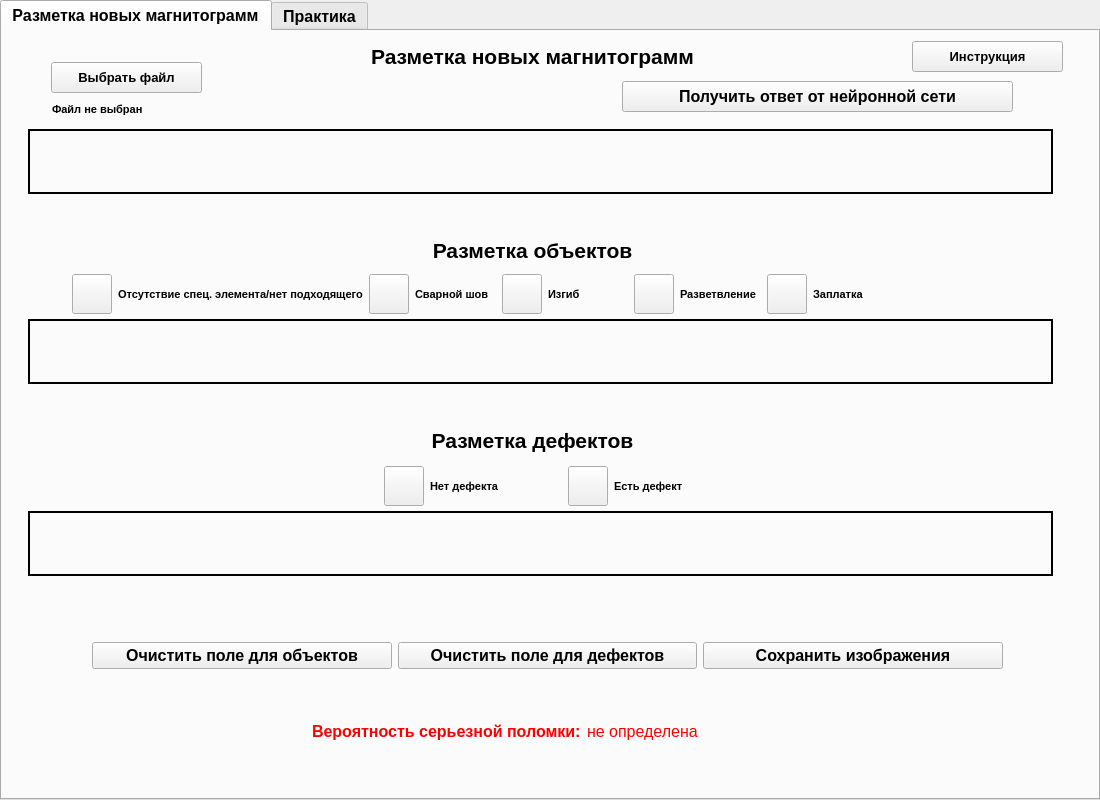
<?xml version="1.0" encoding="UTF-8"?>
<ui version="4.0">
 <class>MainWindow</class>
 <widget class="QMainWindow" name="MainWindow">
  <property name="geometry">
   <rect>
    <x>0</x>
    <y>0</y>
    <width>1100</width>
    <height>800</height>
   </rect>
  </property>
  <property name="minimumSize">
   <size>
    <width>1100</width>
    <height>800</height>
   </size>
  </property>
  <property name="maximumSize">
   <size>
    <width>1100</width>
    <height>800</height>
   </size>
  </property>
  <property name="windowTitle">
   <string>Главная</string>
  </property>
  <widget class="QWidget" name="centralwidget">
   <widget class="QTabWidget" name="tabWidget">
    <property name="enabled">
     <bool>true</bool>
    </property>
    <property name="geometry">
     <rect>
      <x>0</x>
      <y>0</y>
      <width>1100</width>
      <height>800</height>
     </rect>
    </property>
    <property name="minimumSize">
     <size>
      <width>800</width>
      <height>700</height>
     </size>
    </property>
    <property name="maximumSize">
     <size>
      <width>1100</width>
      <height>800</height>
     </size>
    </property>
    <property name="font">
     <font>
      <family>Arial</family>
      <pointsize>12</pointsize>
      <weight>75</weight>
      <bold>true</bold>
     </font>
    </property>
    <property name="currentIndex">
     <number>0</number>
    </property>
    <widget class="QWidget" name="tab">
     <attribute name="title">
      <string>Разметка новых магнитограмм</string>
     </attribute>
     <widget class="QLabel" name="label">
      <property name="geometry">
       <rect>
        <x>310</x>
        <y>10</y>
        <width>441</width>
        <height>31</height>
       </rect>
      </property>
      <property name="font">
       <font>
        <pointsize>16</pointsize>
       </font>
      </property>
      <property name="text">
       <string>Разметка новых магнитограмм</string>
      </property>
      <property name="alignment">
       <set>Qt::AlignCenter</set>
      </property>
     </widget>
     <widget class="QPushButton" name="pushButton_30">
      <property name="geometry">
       <rect>
        <x>49</x>
        <y>31</y>
        <width>151</width>
        <height>31</height>
       </rect>
      </property>
      <property name="font">
       <font>
        <family>Arial</family>
        <pointsize>10</pointsize>
        <weight>75</weight>
        <bold>true</bold>
       </font>
      </property>
      <property name="text">
       <string>Выбрать файл</string>
      </property>
     </widget>
     <widget class="QLabel" name="label_82">
      <property name="geometry">
       <rect>
        <x>50</x>
        <y>70</y>
        <width>211</width>
        <height>16</height>
       </rect>
      </property>
      <property name="font">
       <font>
        <family>Arial</family>
        <pointsize>8</pointsize>
        <weight>75</weight>
        <bold>true</bold>
       </font>
      </property>
      <property name="text">
       <string>Файл не выбран</string>
      </property>
     </widget>
     <widget class="QWidget" name="horizontalLayoutWidget">
      <property name="geometry">
       <rect>
        <x>70</x>
        <y>238</y>
        <width>821</width>
        <height>51</height>
       </rect>
      </property>
      <layout class="QHBoxLayout" name="horizontalLayout">
       <item>
        <widget class="QPushButton" name="colorButton_3">
         <property name="sizePolicy">
          <sizepolicy hsizetype="Fixed" vsizetype="Fixed">
           <horstretch>0</horstretch>
           <verstretch>0</verstretch>
          </sizepolicy>
         </property>
         <property name="minimumSize">
          <size>
           <width>20</width>
           <height>20</height>
          </size>
         </property>
         <property name="maximumSize">
          <size>
           <width>40</width>
           <height>40</height>
          </size>
         </property>
         <property name="styleSheet">
          <string notr="true"/>
         </property>
         <property name="text">
          <string/>
         </property>
        </widget>
       </item>
       <item>
        <widget class="QLabel" name="label_85">
         <property name="font">
          <font>
           <family>Arial</family>
           <pointsize>8</pointsize>
           <weight>75</weight>
           <bold>true</bold>
          </font>
         </property>
         <property name="text">
          <string>Отсутствие спец. элемента/нет подходящего</string>
         </property>
        </widget>
       </item>
       <item>
        <widget class="QPushButton" name="colorButton_2">
         <property name="sizePolicy">
          <sizepolicy hsizetype="Fixed" vsizetype="Fixed">
           <horstretch>0</horstretch>
           <verstretch>0</verstretch>
          </sizepolicy>
         </property>
         <property name="minimumSize">
          <size>
           <width>20</width>
           <height>20</height>
          </size>
         </property>
         <property name="maximumSize">
          <size>
           <width>40</width>
           <height>40</height>
          </size>
         </property>
         <property name="styleSheet">
          <string notr="true"/>
         </property>
         <property name="text">
          <string/>
         </property>
        </widget>
       </item>
       <item>
        <widget class="QLabel" name="label_84">
         <property name="font">
          <font>
           <family>Arial</family>
           <pointsize>8</pointsize>
           <weight>75</weight>
           <bold>true</bold>
          </font>
         </property>
         <property name="text">
          <string>Сварной шов</string>
         </property>
        </widget>
       </item>
       <item>
        <widget class="QPushButton" name="colorButton_1">
         <property name="sizePolicy">
          <sizepolicy hsizetype="Fixed" vsizetype="Fixed">
           <horstretch>0</horstretch>
           <verstretch>0</verstretch>
          </sizepolicy>
         </property>
         <property name="minimumSize">
          <size>
           <width>20</width>
           <height>20</height>
          </size>
         </property>
         <property name="maximumSize">
          <size>
           <width>40</width>
           <height>40</height>
          </size>
         </property>
         <property name="styleSheet">
          <string notr="true"/>
         </property>
         <property name="text">
          <string/>
         </property>
        </widget>
       </item>
       <item>
        <widget class="QLabel" name="label_83">
         <property name="font">
          <font>
           <family>Arial</family>
           <pointsize>8</pointsize>
           <weight>75</weight>
           <bold>true</bold>
          </font>
         </property>
         <property name="text">
          <string>Изгиб</string>
         </property>
        </widget>
       </item>
       <item>
        <widget class="QPushButton" name="colorButton_4">
         <property name="sizePolicy">
          <sizepolicy hsizetype="Fixed" vsizetype="Fixed">
           <horstretch>0</horstretch>
           <verstretch>0</verstretch>
          </sizepolicy>
         </property>
         <property name="minimumSize">
          <size>
           <width>20</width>
           <height>20</height>
          </size>
         </property>
         <property name="maximumSize">
          <size>
           <width>40</width>
           <height>40</height>
          </size>
         </property>
         <property name="styleSheet">
          <string notr="true"/>
         </property>
         <property name="text">
          <string/>
         </property>
        </widget>
       </item>
       <item>
        <widget class="QLabel" name="label_86">
         <property name="font">
          <font>
           <family>Arial</family>
           <pointsize>8</pointsize>
           <weight>75</weight>
           <bold>true</bold>
          </font>
         </property>
         <property name="text">
          <string>Разветвление</string>
         </property>
        </widget>
       </item>
       <item>
        <widget class="QPushButton" name="colorButton_5">
         <property name="sizePolicy">
          <sizepolicy hsizetype="Fixed" vsizetype="Fixed">
           <horstretch>0</horstretch>
           <verstretch>0</verstretch>
          </sizepolicy>
         </property>
         <property name="minimumSize">
          <size>
           <width>20</width>
           <height>20</height>
          </size>
         </property>
         <property name="maximumSize">
          <size>
           <width>40</width>
           <height>40</height>
          </size>
         </property>
         <property name="styleSheet">
          <string notr="true"/>
         </property>
         <property name="text">
          <string/>
         </property>
        </widget>
       </item>
       <item>
        <widget class="QLabel" name="label_87">
         <property name="font">
          <font>
           <family>Arial</family>
           <pointsize>8</pointsize>
           <weight>75</weight>
           <bold>true</bold>
          </font>
         </property>
         <property name="text">
          <string>Заплатка</string>
         </property>
        </widget>
       </item>
      </layout>
     </widget>
     <widget class="QWidget" name="horizontalLayoutWidget_2">
      <property name="geometry">
       <rect>
        <x>382</x>
        <y>430</y>
        <width>361</width>
        <height>51</height>
       </rect>
      </property>
      <layout class="QHBoxLayout" name="horizontalLayout_2">
       <item>
        <widget class="QPushButton" name="colorButton_6">
         <property name="sizePolicy">
          <sizepolicy hsizetype="Fixed" vsizetype="Fixed">
           <horstretch>0</horstretch>
           <verstretch>0</verstretch>
          </sizepolicy>
         </property>
         <property name="minimumSize">
          <size>
           <width>20</width>
           <height>20</height>
          </size>
         </property>
         <property name="maximumSize">
          <size>
           <width>40</width>
           <height>40</height>
          </size>
         </property>
         <property name="styleSheet">
          <string notr="true"/>
         </property>
         <property name="text">
          <string/>
         </property>
        </widget>
       </item>
       <item>
        <widget class="QLabel" name="label_88">
         <property name="font">
          <font>
           <family>Arial</family>
           <pointsize>8</pointsize>
           <weight>75</weight>
           <bold>true</bold>
          </font>
         </property>
         <property name="text">
          <string>Нет дефекта</string>
         </property>
        </widget>
       </item>
       <item>
        <widget class="QPushButton" name="colorButton_7">
         <property name="sizePolicy">
          <sizepolicy hsizetype="Fixed" vsizetype="Fixed">
           <horstretch>0</horstretch>
           <verstretch>0</verstretch>
          </sizepolicy>
         </property>
         <property name="minimumSize">
          <size>
           <width>20</width>
           <height>20</height>
          </size>
         </property>
         <property name="maximumSize">
          <size>
           <width>40</width>
           <height>40</height>
          </size>
         </property>
         <property name="styleSheet">
          <string notr="true"/>
         </property>
         <property name="text">
          <string/>
         </property>
        </widget>
       </item>
       <item>
        <widget class="QLabel" name="label_89">
         <property name="font">
          <font>
           <family>Arial</family>
           <pointsize>8</pointsize>
           <weight>75</weight>
           <bold>true</bold>
          </font>
         </property>
         <property name="text">
          <string>Есть дефект</string>
         </property>
        </widget>
       </item>
      </layout>
     </widget>
     <widget class="QWidget" name="horizontalLayoutWidget_3">
      <property name="geometry">
       <rect>
        <x>90</x>
        <y>589</y>
        <width>911</width>
        <height>71</height>
       </rect>
      </property>
      <layout class="QHBoxLayout" name="horizontalLayout_3">
       <property name="sizeConstraint">
        <enum>QLayout::SetDefaultConstraint</enum>
       </property>
       <item>
        <widget class="QPushButton" name="pushButton">
         <property name="text">
          <string>Очистить поле для объектов</string>
         </property>
        </widget>
       </item>
       <item>
        <widget class="QPushButton" name="pushButton_2">
         <property name="text">
          <string>Очистить поле для дефектов</string>
         </property>
        </widget>
       </item>
       <item>
        <widget class="QPushButton" name="pushButton_3">
         <property name="text">
          <string>Сохранить изображения</string>
         </property>
        </widget>
       </item>
      </layout>
     </widget>
     <widget class="QLabel" name="label_3">
      <property name="geometry">
       <rect>
        <x>310</x>
        <y>209</y>
        <width>441</width>
        <height>21</height>
       </rect>
      </property>
      <property name="font">
       <font>
        <pointsize>16</pointsize>
       </font>
      </property>
      <property name="text">
       <string>Разметка объектов</string>
      </property>
      <property name="alignment">
       <set>Qt::AlignCenter</set>
      </property>
     </widget>
     <widget class="QLabel" name="label_4">
      <property name="geometry">
       <rect>
        <x>310</x>
        <y>394</y>
        <width>441</width>
        <height>31</height>
       </rect>
      </property>
      <property name="font">
       <font>
        <pointsize>16</pointsize>
       </font>
      </property>
      <property name="text">
       <string>Разметка дефектов</string>
      </property>
      <property name="alignment">
       <set>Qt::AlignCenter</set>
      </property>
     </widget>
     <widget class="QPushButton" name="pushButton_4">
      <property name="geometry">
       <rect>
        <x>620</x>
        <y>50</y>
        <width>391</width>
        <height>31</height>
       </rect>
      </property>
      <property name="text">
       <string>Получить ответ от нейронной сети</string>
      </property>
     </widget>
     <widget class="QLabel" name="canvas_3">
      <property name="geometry">
       <rect>
        <x>26</x>
        <y>480</y>
        <width>1025</width>
        <height>65</height>
       </rect>
      </property>
      <property name="sizePolicy">
       <sizepolicy hsizetype="MinimumExpanding" vsizetype="MinimumExpanding">
        <horstretch>0</horstretch>
        <verstretch>0</verstretch>
       </sizepolicy>
      </property>
      <property name="frameShape">
       <enum>QFrame::Box</enum>
      </property>
      <property name="lineWidth">
       <number>2</number>
      </property>
      <property name="text">
       <string/>
      </property>
     </widget>
     <widget class="QWidget" name="gridLayoutWidget_2">
      <property name="geometry">
       <rect>
        <x>26</x>
        <y>480</y>
        <width>1025</width>
        <height>65</height>
       </rect>
      </property>
      <layout class="QGridLayout" name="gridLayout_2"/>
     </widget>
     <widget class="QLabel" name="canvas_7">
      <property name="geometry">
       <rect>
        <x>26</x>
        <y>288</y>
        <width>1025</width>
        <height>65</height>
       </rect>
      </property>
      <property name="sizePolicy">
       <sizepolicy hsizetype="MinimumExpanding" vsizetype="MinimumExpanding">
        <horstretch>0</horstretch>
        <verstretch>0</verstretch>
       </sizepolicy>
      </property>
      <property name="frameShape">
       <enum>QFrame::Box</enum>
      </property>
      <property name="lineWidth">
       <number>2</number>
      </property>
      <property name="text">
       <string/>
      </property>
     </widget>
     <widget class="QWidget" name="gridLayoutWidget_4">
      <property name="geometry">
       <rect>
        <x>26</x>
        <y>288</y>
        <width>1025</width>
        <height>65</height>
       </rect>
      </property>
      <layout class="QGridLayout" name="gridLayout_4"/>
     </widget>
     <widget class="QLabel" name="canvas_8">
      <property name="geometry">
       <rect>
        <x>26</x>
        <y>98</y>
        <width>1025</width>
        <height>65</height>
       </rect>
      </property>
      <property name="sizePolicy">
       <sizepolicy hsizetype="MinimumExpanding" vsizetype="MinimumExpanding">
        <horstretch>0</horstretch>
        <verstretch>0</verstretch>
       </sizepolicy>
      </property>
      <property name="frameShape">
       <enum>QFrame::Box</enum>
      </property>
      <property name="lineWidth">
       <number>2</number>
      </property>
      <property name="text">
       <string/>
      </property>
     </widget>
     <widget class="QWidget" name="gridLayoutWidget_5">
      <property name="geometry">
       <rect>
        <x>26</x>
        <y>98</y>
        <width>1025</width>
        <height>65</height>
       </rect>
      </property>
      <layout class="QGridLayout" name="gridLayout_5"/>
     </widget>
     <widget class="QWidget" name="horizontalLayoutWidget_6">
      <property name="geometry">
       <rect>
        <x>310</x>
        <y>660</y>
        <width>479</width>
        <height>80</height>
       </rect>
      </property>
      <layout class="QHBoxLayout" name="horizontalLayout_6">
       <item>
        <widget class="QLabel" name="label_7">
         <property name="font">
          <font>
           <family>Arial</family>
           <pointsize>12</pointsize>
           <weight>75</weight>
           <bold>true</bold>
          </font>
         </property>
         <property name="styleSheet">
          <string notr="true">color: red;
</string>
         </property>
         <property name="text">
          <string>Вероятность серьезной поломки:</string>
         </property>
        </widget>
       </item>
       <item>
        <widget class="QLabel" name="label_8">
         <property name="font">
          <font>
           <family>Arial</family>
           <pointsize>12</pointsize>
           <weight>50</weight>
           <bold>false</bold>
          </font>
         </property>
         <property name="styleSheet">
          <string notr="true">color: red;
</string>
         </property>
         <property name="text">
          <string>не определена</string>
         </property>
        </widget>
       </item>
      </layout>
     </widget>
     <widget class="QPushButton" name="pushButton_32">
      <property name="geometry">
       <rect>
        <x>910</x>
        <y>10</y>
        <width>151</width>
        <height>31</height>
       </rect>
      </property>
      <property name="font">
       <font>
        <family>Arial</family>
        <pointsize>10</pointsize>
        <weight>75</weight>
        <bold>true</bold>
       </font>
      </property>
      <property name="text">
       <string>Инструкция</string>
      </property>
     </widget>
    </widget>
    <widget class="QWidget" name="tab_2">
     <property name="enabled">
      <bool>true</bool>
     </property>
     <attribute name="title">
      <string>Практика</string>
     </attribute>
     <widget class="QLabel" name="label_2">
      <property name="geometry">
       <rect>
        <x>310</x>
        <y>10</y>
        <width>441</width>
        <height>31</height>
       </rect>
      </property>
      <property name="font">
       <font>
        <pointsize>16</pointsize>
       </font>
      </property>
      <property name="text">
       <string>Практика</string>
      </property>
      <property name="alignment">
       <set>Qt::AlignCenter</set>
      </property>
     </widget>
     <widget class="QPushButton" name="pushButton_31">
      <property name="geometry">
       <rect>
        <x>50</x>
        <y>31</y>
        <width>161</width>
        <height>31</height>
       </rect>
      </property>
      <property name="font">
       <font>
        <family>Arial</family>
        <pointsize>10</pointsize>
        <weight>75</weight>
        <bold>true</bold>
       </font>
      </property>
      <property name="text">
       <string>Выбрать задание</string>
      </property>
     </widget>
     <widget class="QLabel" name="label_90">
      <property name="geometry">
       <rect>
        <x>50</x>
        <y>70</y>
        <width>211</width>
        <height>16</height>
       </rect>
      </property>
      <property name="font">
       <font>
        <family>Arial</family>
        <pointsize>8</pointsize>
        <weight>75</weight>
        <bold>true</bold>
       </font>
      </property>
      <property name="text">
       <string>Файл не выбран</string>
      </property>
     </widget>
     <widget class="QLabel" name="canvas_4">
      <property name="geometry">
       <rect>
        <x>26</x>
        <y>288</y>
        <width>1025</width>
        <height>65</height>
       </rect>
      </property>
      <property name="sizePolicy">
       <sizepolicy hsizetype="MinimumExpanding" vsizetype="MinimumExpanding">
        <horstretch>0</horstretch>
        <verstretch>0</verstretch>
       </sizepolicy>
      </property>
      <property name="frameShape">
       <enum>QFrame::Box</enum>
      </property>
      <property name="lineWidth">
       <number>2</number>
      </property>
      <property name="text">
       <string/>
      </property>
     </widget>
     <widget class="QLabel" name="label_5">
      <property name="geometry">
       <rect>
        <x>310</x>
        <y>209</y>
        <width>441</width>
        <height>21</height>
       </rect>
      </property>
      <property name="font">
       <font>
        <pointsize>16</pointsize>
       </font>
      </property>
      <property name="text">
       <string>Разметка объектов</string>
      </property>
      <property name="alignment">
       <set>Qt::AlignCenter</set>
      </property>
     </widget>
     <widget class="QWidget" name="horizontalLayoutWidget_4">
      <property name="geometry">
       <rect>
        <x>90</x>
        <y>589</y>
        <width>911</width>
        <height>71</height>
       </rect>
      </property>
      <layout class="QHBoxLayout" name="horizontalLayout_7">
       <property name="sizeConstraint">
        <enum>QLayout::SetDefaultConstraint</enum>
       </property>
       <item>
        <widget class="QPushButton" name="pushButton_8">
         <property name="text">
          <string>Очистить поле для объектов</string>
         </property>
        </widget>
       </item>
       <item>
        <widget class="QPushButton" name="pushButton_9">
         <property name="text">
          <string>Очистить поле для дефектов</string>
         </property>
        </widget>
       </item>
       <item>
        <widget class="QPushButton" name="pushButton_10">
         <property name="text">
          <string>Проверить результат</string>
         </property>
        </widget>
       </item>
      </layout>
     </widget>
     <widget class="QLabel" name="canvas_5">
      <property name="geometry">
       <rect>
        <x>26</x>
        <y>480</y>
        <width>1025</width>
        <height>65</height>
       </rect>
      </property>
      <property name="sizePolicy">
       <sizepolicy hsizetype="MinimumExpanding" vsizetype="MinimumExpanding">
        <horstretch>0</horstretch>
        <verstretch>0</verstretch>
       </sizepolicy>
      </property>
      <property name="frameShape">
       <enum>QFrame::Box</enum>
      </property>
      <property name="lineWidth">
       <number>2</number>
      </property>
      <property name="text">
       <string/>
      </property>
     </widget>
     <widget class="QPushButton" name="pushButton_11">
      <property name="geometry">
       <rect>
        <x>620</x>
        <y>50</y>
        <width>391</width>
        <height>31</height>
       </rect>
      </property>
      <property name="text">
       <string>Получить ответ от нейронной сети</string>
      </property>
     </widget>
     <widget class="QLabel" name="canvas_6">
      <property name="geometry">
       <rect>
        <x>26</x>
        <y>98</y>
        <width>1025</width>
        <height>65</height>
       </rect>
      </property>
      <property name="sizePolicy">
       <sizepolicy hsizetype="MinimumExpanding" vsizetype="MinimumExpanding">
        <horstretch>0</horstretch>
        <verstretch>0</verstretch>
       </sizepolicy>
      </property>
      <property name="frameShape">
       <enum>QFrame::Box</enum>
      </property>
      <property name="lineWidth">
       <number>2</number>
      </property>
      <property name="text">
       <string/>
      </property>
     </widget>
     <widget class="QLabel" name="label_6">
      <property name="geometry">
       <rect>
        <x>310</x>
        <y>394</y>
        <width>441</width>
        <height>31</height>
       </rect>
      </property>
      <property name="font">
       <font>
        <pointsize>16</pointsize>
       </font>
      </property>
      <property name="text">
       <string>Разметка дефектов</string>
      </property>
      <property name="alignment">
       <set>Qt::AlignCenter</set>
      </property>
     </widget>
     <widget class="QWidget" name="horizontalLayoutWidget_7">
      <property name="geometry">
       <rect>
        <x>70</x>
        <y>238</y>
        <width>821</width>
        <height>51</height>
       </rect>
      </property>
      <layout class="QHBoxLayout" name="horizontalLayout_4">
       <item>
        <widget class="QPushButton" name="colorButton_8">
         <property name="sizePolicy">
          <sizepolicy hsizetype="Fixed" vsizetype="Fixed">
           <horstretch>0</horstretch>
           <verstretch>0</verstretch>
          </sizepolicy>
         </property>
         <property name="minimumSize">
          <size>
           <width>20</width>
           <height>20</height>
          </size>
         </property>
         <property name="maximumSize">
          <size>
           <width>40</width>
           <height>40</height>
          </size>
         </property>
         <property name="styleSheet">
          <string notr="true"/>
         </property>
         <property name="text">
          <string/>
         </property>
        </widget>
       </item>
       <item>
        <widget class="QLabel" name="label_91">
         <property name="font">
          <font>
           <family>Arial</family>
           <pointsize>8</pointsize>
           <weight>75</weight>
           <bold>true</bold>
          </font>
         </property>
         <property name="text">
          <string>Отсутствие спец. элемента/нет подходящего</string>
         </property>
        </widget>
       </item>
       <item>
        <widget class="QPushButton" name="colorButton_9">
         <property name="sizePolicy">
          <sizepolicy hsizetype="Fixed" vsizetype="Fixed">
           <horstretch>0</horstretch>
           <verstretch>0</verstretch>
          </sizepolicy>
         </property>
         <property name="minimumSize">
          <size>
           <width>20</width>
           <height>20</height>
          </size>
         </property>
         <property name="maximumSize">
          <size>
           <width>40</width>
           <height>40</height>
          </size>
         </property>
         <property name="styleSheet">
          <string notr="true"/>
         </property>
         <property name="text">
          <string/>
         </property>
        </widget>
       </item>
       <item>
        <widget class="QLabel" name="label_92">
         <property name="font">
          <font>
           <family>Arial</family>
           <pointsize>8</pointsize>
           <weight>75</weight>
           <bold>true</bold>
          </font>
         </property>
         <property name="text">
          <string>Сварной шов</string>
         </property>
        </widget>
       </item>
       <item>
        <widget class="QPushButton" name="colorButton_10">
         <property name="sizePolicy">
          <sizepolicy hsizetype="Fixed" vsizetype="Fixed">
           <horstretch>0</horstretch>
           <verstretch>0</verstretch>
          </sizepolicy>
         </property>
         <property name="minimumSize">
          <size>
           <width>20</width>
           <height>20</height>
          </size>
         </property>
         <property name="maximumSize">
          <size>
           <width>40</width>
           <height>40</height>
          </size>
         </property>
         <property name="styleSheet">
          <string notr="true"/>
         </property>
         <property name="text">
          <string/>
         </property>
        </widget>
       </item>
       <item>
        <widget class="QLabel" name="label_93">
         <property name="font">
          <font>
           <family>Arial</family>
           <pointsize>8</pointsize>
           <weight>75</weight>
           <bold>true</bold>
          </font>
         </property>
         <property name="text">
          <string>Изгиб</string>
         </property>
        </widget>
       </item>
       <item>
        <widget class="QPushButton" name="colorButton_11">
         <property name="sizePolicy">
          <sizepolicy hsizetype="Fixed" vsizetype="Fixed">
           <horstretch>0</horstretch>
           <verstretch>0</verstretch>
          </sizepolicy>
         </property>
         <property name="minimumSize">
          <size>
           <width>20</width>
           <height>20</height>
          </size>
         </property>
         <property name="maximumSize">
          <size>
           <width>40</width>
           <height>40</height>
          </size>
         </property>
         <property name="styleSheet">
          <string notr="true"/>
         </property>
         <property name="text">
          <string/>
         </property>
        </widget>
       </item>
       <item>
        <widget class="QLabel" name="label_94">
         <property name="font">
          <font>
           <family>Arial</family>
           <pointsize>8</pointsize>
           <weight>75</weight>
           <bold>true</bold>
          </font>
         </property>
         <property name="text">
          <string>Разветвление</string>
         </property>
        </widget>
       </item>
       <item>
        <widget class="QPushButton" name="colorButton_12">
         <property name="sizePolicy">
          <sizepolicy hsizetype="Fixed" vsizetype="Fixed">
           <horstretch>0</horstretch>
           <verstretch>0</verstretch>
          </sizepolicy>
         </property>
         <property name="minimumSize">
          <size>
           <width>20</width>
           <height>20</height>
          </size>
         </property>
         <property name="maximumSize">
          <size>
           <width>40</width>
           <height>40</height>
          </size>
         </property>
         <property name="styleSheet">
          <string notr="true"/>
         </property>
         <property name="text">
          <string/>
         </property>
        </widget>
       </item>
       <item>
        <widget class="QLabel" name="label_95">
         <property name="font">
          <font>
           <family>Arial</family>
           <pointsize>8</pointsize>
           <weight>75</weight>
           <bold>true</bold>
          </font>
         </property>
         <property name="text">
          <string>Заплатка</string>
         </property>
        </widget>
       </item>
      </layout>
     </widget>
     <widget class="QWidget" name="horizontalLayoutWidget_5">
      <property name="geometry">
       <rect>
        <x>382</x>
        <y>430</y>
        <width>361</width>
        <height>51</height>
       </rect>
      </property>
      <layout class="QHBoxLayout" name="horizontalLayout_5">
       <item>
        <widget class="QPushButton" name="colorButton_13">
         <property name="sizePolicy">
          <sizepolicy hsizetype="Fixed" vsizetype="Fixed">
           <horstretch>0</horstretch>
           <verstretch>0</verstretch>
          </sizepolicy>
         </property>
         <property name="minimumSize">
          <size>
           <width>20</width>
           <height>20</height>
          </size>
         </property>
         <property name="maximumSize">
          <size>
           <width>40</width>
           <height>40</height>
          </size>
         </property>
         <property name="styleSheet">
          <string notr="true"/>
         </property>
         <property name="text">
          <string/>
         </property>
        </widget>
       </item>
       <item>
        <widget class="QLabel" name="label_96">
         <property name="font">
          <font>
           <family>Arial</family>
           <pointsize>8</pointsize>
           <weight>75</weight>
           <bold>true</bold>
          </font>
         </property>
         <property name="text">
          <string>Нет дефекта</string>
         </property>
        </widget>
       </item>
       <item>
        <widget class="QPushButton" name="colorButton_14">
         <property name="sizePolicy">
          <sizepolicy hsizetype="Fixed" vsizetype="Fixed">
           <horstretch>0</horstretch>
           <verstretch>0</verstretch>
          </sizepolicy>
         </property>
         <property name="minimumSize">
          <size>
           <width>20</width>
           <height>20</height>
          </size>
         </property>
         <property name="maximumSize">
          <size>
           <width>40</width>
           <height>40</height>
          </size>
         </property>
         <property name="styleSheet">
          <string notr="true"/>
         </property>
         <property name="text">
          <string/>
         </property>
        </widget>
       </item>
       <item>
        <widget class="QLabel" name="label_97">
         <property name="font">
          <font>
           <family>Arial</family>
           <pointsize>8</pointsize>
           <weight>75</weight>
           <bold>true</bold>
          </font>
         </property>
         <property name="text">
          <string>Есть дефект</string>
         </property>
        </widget>
       </item>
      </layout>
     </widget>
     <widget class="QWidget" name="gridLayoutWidget_6">
      <property name="geometry">
       <rect>
        <x>26</x>
        <y>98</y>
        <width>1025</width>
        <height>65</height>
       </rect>
      </property>
      <layout class="QGridLayout" name="gridLayout_7"/>
     </widget>
     <widget class="QWidget" name="gridLayoutWidget_7">
      <property name="geometry">
       <rect>
        <x>26</x>
        <y>288</y>
        <width>1025</width>
        <height>65</height>
       </rect>
      </property>
      <layout class="QGridLayout" name="gridLayout_8"/>
     </widget>
     <widget class="QWidget" name="gridLayoutWidget_3">
      <property name="geometry">
       <rect>
        <x>26</x>
        <y>480</y>
        <width>1025</width>
        <height>65</height>
       </rect>
      </property>
      <layout class="QGridLayout" name="gridLayout_3"/>
     </widget>
     <widget class="QWidget" name="horizontalLayoutWidget_8">
      <property name="geometry">
       <rect>
        <x>310</x>
        <y>660</y>
        <width>479</width>
        <height>80</height>
       </rect>
      </property>
      <layout class="QHBoxLayout" name="horizontalLayout_8">
       <item>
        <widget class="QLabel" name="label_9">
         <property name="font">
          <font>
           <family>Arial</family>
           <pointsize>12</pointsize>
           <weight>75</weight>
           <bold>true</bold>
          </font>
         </property>
         <property name="styleSheet">
          <string notr="true">color: red;
</string>
         </property>
         <property name="text">
          <string>Вероятность серьезной поломки:</string>
         </property>
        </widget>
       </item>
       <item>
        <widget class="QLabel" name="label_10">
         <property name="font">
          <font>
           <family>Arial</family>
           <pointsize>12</pointsize>
           <weight>50</weight>
           <bold>false</bold>
          </font>
         </property>
         <property name="styleSheet">
          <string notr="true">color: red;
</string>
         </property>
         <property name="text">
          <string>не определена</string>
         </property>
        </widget>
       </item>
      </layout>
     </widget>
     <widget class="QPushButton" name="pushButton_33">
      <property name="geometry">
       <rect>
        <x>910</x>
        <y>10</y>
        <width>151</width>
        <height>31</height>
       </rect>
      </property>
      <property name="font">
       <font>
        <family>Arial</family>
        <pointsize>10</pointsize>
        <weight>75</weight>
        <bold>true</bold>
       </font>
      </property>
      <property name="text">
       <string>Инструкция</string>
      </property>
     </widget>
    </widget>
   </widget>
  </widget>
 </widget>
 <resources/>
 <connections/>
</ui>
